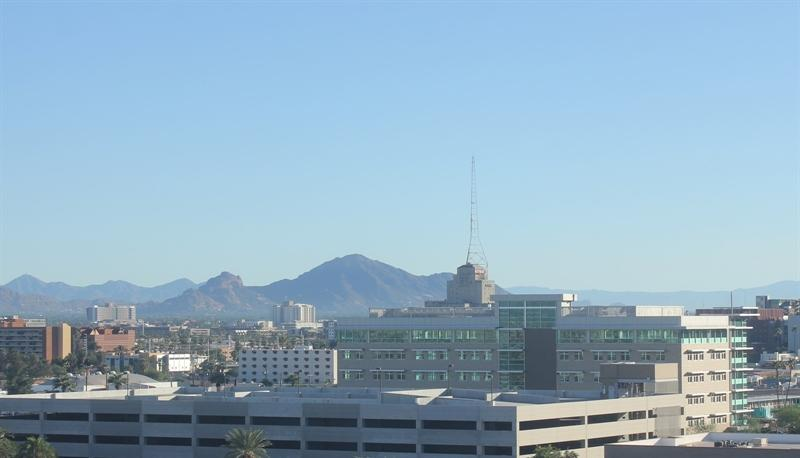
#> input picture Jobsheet4_Klasifikasi/images/test/day/20151101_152050.jpg, 800 x 458 px; its folder holds only this picture in this run
$ jupyter execute --allow-errors Tugas_2.ipynb
#> lines starting #> are read from the running program, lines starting #| are printed output that depends on the picture
<a href="https://colab.research.google.com/github/tyasenj/Pembelajaran_Mesin/blob/main/Jobsheet4_Klasifikasi/Tugas_2.ipynb" target="_parent"></a>

# **Tugas 2**

Buatlah model klasifikasi dengan menggunakan SVM berdasarkan data pada Percobaan 5 dengan menggunakan **fitur histogram**.

## Langkah 0 - Import Library

[cell 1]
# Import Required Libraries
import cv2
import numpy as np
import pandas as pd
from pathlib import Path
from sklearn.svm import SVC
from sklearn.metrics import accuracy_score
import matplotlib.pyplot as plt

## Langkah 1 - Load Data dan Visualisasikan

[cell 2]
# Image directories
train_dir = "/content/drive/MyDrive/Pembelajaran Mesin/images/test"
test_dir = "/content/drive/MyDrive/Pembelajaran Mesin/images/training"

[cell 3]
# Fungsi untuk memuat dataset
def load_dataset(img_dir):
    p = Path(img_dir)
    dirs = p.glob('*')
    img_list = []

    for dir in dirs:
        label = str(dir).split('/')[-1]
        for file in dir.glob('*.jpg'):
            img = cv2.imread(str(file))  # Load image using OpenCV
#> img is the input picture: shape (458, 800, 3); mean B, G, R 193.1, 173.9, 145.1
            if img is not None:
                img_list.append((img, label))
    return img_list

# Load training data
train_img = load_dataset(train_dir)
#> train_img = 2 items

# Load test data
test_img = load_dataset(test_dir)

## Langkah 2 - Pra Pengolahan Data

[cell 4]
# Fungsi untuk standarisasi ukuran gambar
def standarized_input(image):
    return cv2.resize(image, (1100, 600))

# Fungsi untuk encode label gambar
def label_encoder(label):
    return 1 if label == 'day' else 0

# Fungsi untuk melakukan pra-pengolahan gambar
def preprocess(img_list):
    std_img_list = []
    for img, label in img_list:
        std_img = standarized_input(img)
        img_label = label_encoder(label)
        std_img_list.append((std_img, img_label))
    return std_img_list

# Preprocess data
train_std_img_list = preprocess(train_img)
#> the loop in preprocess, `for img, label in img_list:` made 2 passes
#> (label, img_label) on passes 1 to 2: ('day', 1), ('night', 0)
#> pass 1, in preprocess, `std_img = standarized_input(img)`:
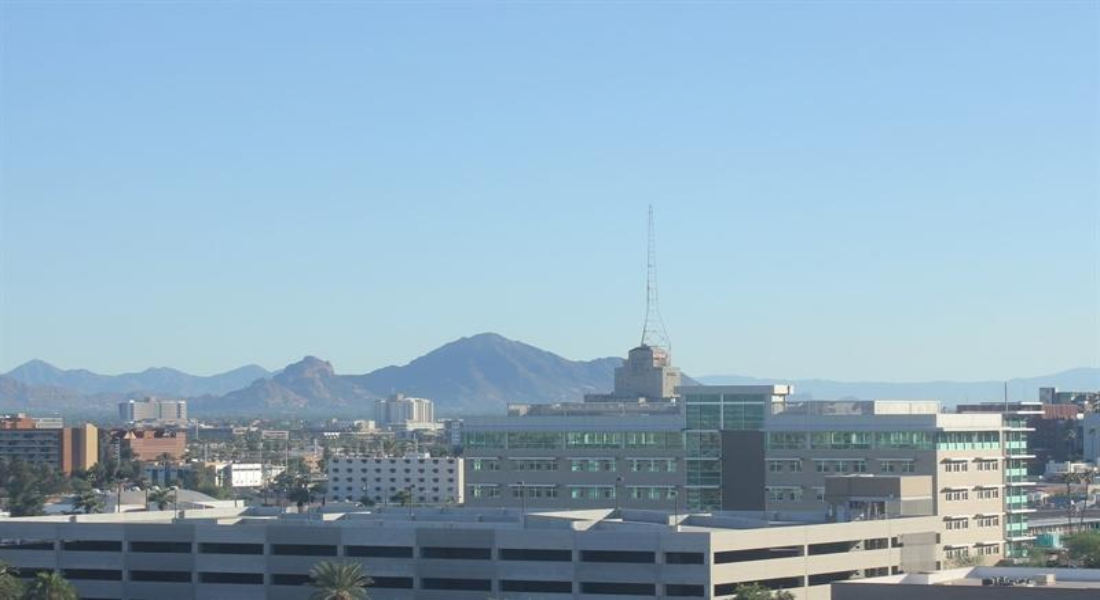
#> std_img: shape (600, 1100, 3); mean B, G, R 193, 173.8, 145.1
#> pass 2, in preprocess, `std_img = standarized_input(img)`:
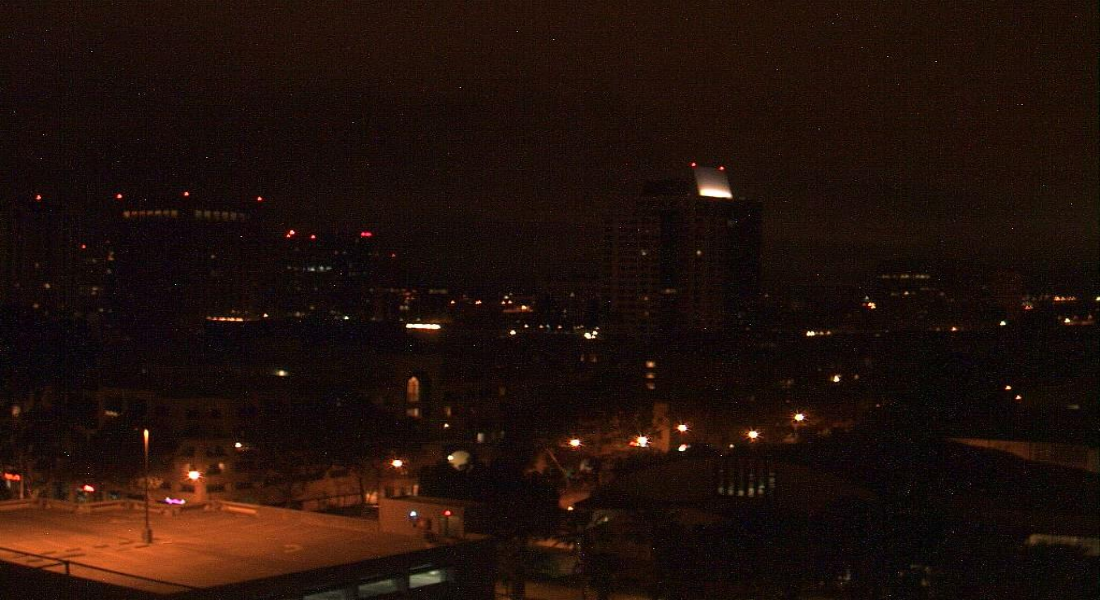
#> std_img: shape (600, 1100, 3); mean B, G, R 10.3, 16.1, 32.6
#> train_std_img_list = 2 items
test_std_img_list = preprocess(test_img)
#> test_std_img_list = []

## Langkah 3 - Ekstraksi Fitur dengan Histogram

[cell 5]
# Fungsi untuk menghitung histogram
def calc_histogram(image, bins=32):
    hist_r = cv2.calcHist([image], [0], None, [bins], [0, 256]).flatten()  # Red channel
    hist_g = cv2.calcHist([image], [1], None, [bins], [0, 256]).flatten()  # Green channel
    hist_b = cv2.calcHist([image], [2], None, [bins], [0, 256]).flatten()  # Blue channel
    hist_features = np.concatenate((hist_r, hist_g, hist_b))
    return hist_features

# Fungsi untuk ekstraksi histogram dari seluruh gambar dalam dataset
def extract_histogram_features(img_list, bins=32):
    hist_features_list = []
    labels = []
    for img, label in img_list:
        hist_features = calc_histogram(img, bins)
        hist_features_list.append(hist_features)
        labels.append(label)
    hist_df = pd.DataFrame(hist_features_list)
    hist_df['LABELS'] = labels
    return hist_df

# Ekstraksi fitur histogram pada data training
train_hist_features = extract_histogram_features(train_std_img_list, bins=32)
#> the loop in extract_histogram_features, `for img, label in img_list:` made 2 passes
#> after the loop in extract_histogram_features, `for img, label in img_list:`: hist_features_list = 2 items; labels = [1, 0]
#> in extract_histogram_features, `hist_df = pd.DataFrame(hist_features_list)`: hist_df = table of 2 rows and 96 columns
#> train_hist_features = table of 2 rows and 97 columns

# Ekstraksi fitur histogram pada data testing
test_hist_features = extract_histogram_features(test_std_img_list, bins=32)
#> test_hist_features = table of 0 rows and 1 columns

## Langkah 4 - Visualisasi Histogram Gambar Secara Acak

[cell 6]
# Fungsi untuk memvisualisasikan histogram
def plot_histogram(image):
    color = ('b', 'g', 'r')
    for i, col in enumerate(color):
        hist = cv2.calcHist([image], [i], None, [256], [0, 256])
        plt.plot(hist, color=col)
        plt.xlim([0, 256])
    plt.title("Histogram")
    plt.show()

# Random visualization
random_idx = np.random.randint(0, len(train_std_img_list))
#> random_idx = 0
random_img = train_std_img_list[random_idx][0]

# Visualisasi gambar
plt.imshow(cv2.cvtColor(random_img, cv2.COLOR_BGR2RGB))
plt.show()

# Visualisasi histogram gambar
plot_histogram(random_img)
#> in plot_histogram, `plt.show()`:
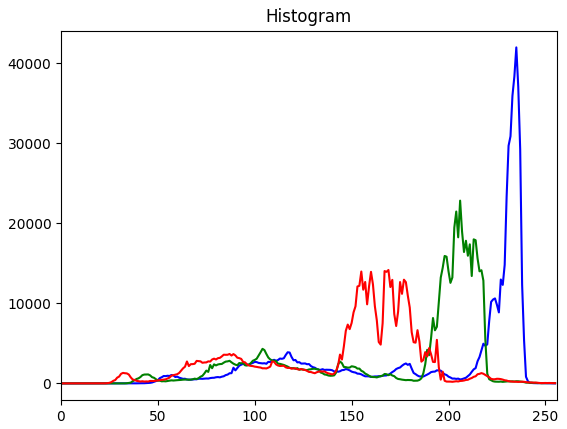
#> figure drawn by matplotlib, 1 panel; curve peaks at x = 235, y = 41952; curve peaks at x = 206, y = 22819; curve peaks at x = 169, y = 14159

## Langkah 5 - Melatih Model SVM

[cell 7]
# Memisahkan fitur dan label untuk training dan testing
X_train = train_hist_features.iloc[:, :-1].values
y_train = train_hist_features['LABELS'].values
#> y_train = [1, 0]

X_test = test_hist_features.iloc[:, :-1].values
#> X_test = empty array
y_test = test_hist_features['LABELS'].values
#> y_test = empty array

# Membuat model SVM
svm_model = SVC(kernel='rbf')
svm_model.fit(X_train, y_train)

## Langkah 6 - Evaluasi Model

[cell 8]
from sklearn.metrics import accuracy_score

# Prediksi pada data training
y_train_pred = svm_model.predict(X_train)
#> y_train_pred = [1, 0]
train_accuracy = accuracy_score(y_train, y_train_pred)
#> train_accuracy = 1

# Prediksi pada data testing
#> (the rest of this cell did not finish here and is left out)
